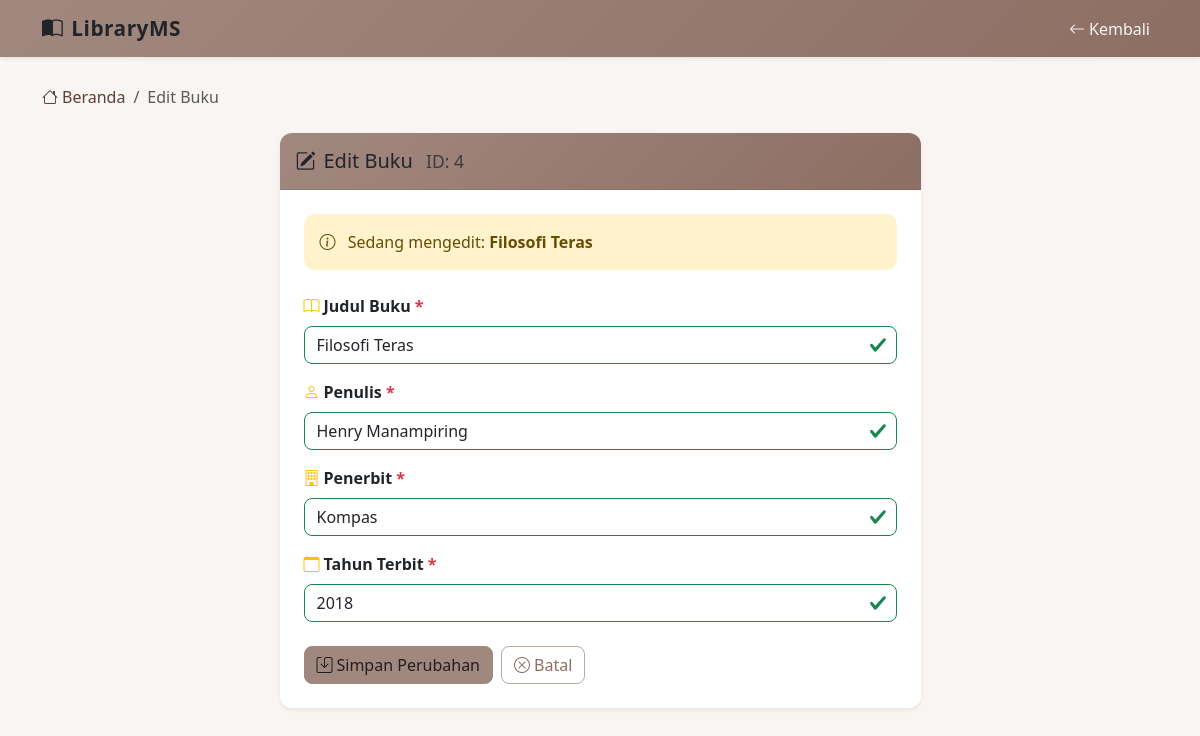
Screenshot of /index.php?action=edit&id=4 with the database file from the repository.
### tables this page shows
CREATE TABLE `books` (
  `id` int(11) NOT NULL,
  `judul` varchar(100) NOT NULL,
  `penulis` varchar(100) NOT NULL,
  `penerbit` varchar(100) NOT NULL,
  `tahun` int(11) NOT NULL,
  `created_at` timestamp NOT NULL DEFAULT current_timestamp()
);

### controllers/BookController.php (called while the page is built, shortened)
<?php
require_once __DIR__ . '/../models/book.php';
class BookController {
    private Book $bookModel;
    public function __construct() {
        $this->bookModel = new Book();
    }
    public function edit(int $id): void {
        $book = $this->bookModel->getById($id);
        $errors = [];
        $old    = $book;
        require_once __DIR__ . '/../views/edit.php';
    }
}

### config/Database.php (called while the page is built, shortened)
<?php
class Database {
    private string $host     = 'localhost';
    private string $username = 'root';
    private string $password = '';
    private string $dbname   = 'library_db';
    private string $charset  = 'utf8mb4';
    private static ?Database $instance = null;
    private mysqli $connection;
    private function __construct() {
        $this->connection = new mysqli(
            $this->host,
            $this->username,
            $this->password,
            $this->dbname
        );
        $this->connection->set_charset($this->charset);
    }
    public static function getInstance(): Database {
        if (self::$instance === null) {
            self::$instance = new Database();
        }
        return self::$instance;
    }
    public function getConnection(): mysqli {
        return $this->connection;
    }
}

### models/Book.php (called while the page is built, shortened)
<?php
require_once __DIR__ . '/../config/database.php';
class Book {
    private mysqli $db;
    private string $table = 'books';
    public function __construct() {
        $this->db = Database::getInstance()->getConnection();
    }
    public function getById(int $id): ?array {
        $sql  = "SELECT * FROM {$this->table} WHERE id = ?";
        $stmt = $this->db->prepare($sql);
        $stmt->bind_param('i', $id);
        $stmt->execute();
        $result = $stmt->get_result();
        $book   = $result->fetch_assoc();
        return $book ?: null;
    }
}

### views/edit.php (the view, shortened to what this page needs)
<!DOCTYPE html>
<html lang="id">
<head>
    <link href="https://cdn.jsdelivr.net/npm/bootstrap@5.3.3/dist/css/bootstrap.min.css" rel="stylesheet">
    <link href="https://cdn.jsdelivr.net/npm/bootstrap-icons@1.11.3/font/bootstrap-icons.css" rel="stylesheet">
    <link href="assets/css/style.css" rel="stylesheet">
</head>
<body class="bg-light">
<nav class="navbar navbar-expand-lg navbar-dark bg-warning shadow-sm">
    <div class="container">
        <a class="navbar-brand fw-bold text-dark" href="index.php">
            <i class="bi bi-book-half me-2"></i>LibraryMS
        </a>
        <div class="navbar-nav ms-auto">
            <a class="nav-link text-dark" href="index.php">
                <i class="bi bi-arrow-left me-1"></i>Kembali
            </a>
        </div>
    </div>
</nav>
<div class="container my-4">
    <nav aria-label="breadcrumb" class="mb-4">
        <ol class="breadcrumb">
            <li class="breadcrumb-item">
                <a href="index.php" class="text-decoration-none">
                    <i class="bi bi-house me-1"></i>Beranda
                </a>
            </li>
            <li class="breadcrumb-item active">Edit Buku</li>
        </ol>
    </nav>
    <div class="row justify-content-center">
        <div class="col-lg-7 col-md-9">
            <div class="card border-0 shadow-sm">
                <div class="card-header bg-warning py-3">
                    <h5 class="mb-0 text-dark">
                        <i class="bi bi-pencil-square me-2"></i>Edit Buku
                        <small class="fw-normal ms-2 opacity-75">ID: <?= $book['id'] ?></small>
                    </h5>
                </div>
                <div class="card-body p-4">
                    <div class="alert alert-warning border-0 mb-4">
                        <i class="bi bi-info-circle me-2"></i>
                        Sedang mengedit: <strong><?= htmlspecialchars($book['judul']) ?></strong>
                    </div>
                    <form method="POST"
                          action="index.php?action=edit&id=<?= $book['id'] ?>"
                          novalidate>
                        <div class="mb-3">
                            <label for="judul" class="form-label fw-semibold">
                                <i class="bi bi-book me-1 text-warning"></i>Judul Buku
                                <span class="text-danger">*</span>
                            </label>
                            <input
                                type="text"
                                class="form-control <?= isset($errors['judul']) ? 'is-invalid' : 'is-valid' ?>"
                                id="judul"
                                name="judul"
                                value="<?= htmlspecialchars($old['judul'] ?? '') ?>"
                                placeholder="Judul buku"
                                maxlength="100"
                            >
                        </div>
                        <div class="mb-3">
                            <label for="penulis" class="form-label fw-semibold">
                                <i class="bi bi-person me-1 text-warning"></i>Penulis
                                <span class="text-danger">*</span>
                            </label>
                            <input
                                type="text"
                                class="form-control <?= isset($errors['penulis']) ? 'is-invalid' : 'is-valid' ?>"
                                id="penulis"
                                name="penulis"
                                value="<?= htmlspecialchars($old['penulis'] ?? '') ?>"
                                placeholder="Nama penulis"
                                maxlength="100"
                            >
                        </div>
                        <div class="mb-3">
                            <label for="penerbit" class="form-label fw-semibold">
                                <i class="bi bi-building me-1 text-warning"></i>Penerbit
                                <span class="text-danger">*</span>
                            </label>
                            <input
                                type="text"
                                class="form-control <?= isset($errors['penerbit']) ? 'is-invalid' : 'is-valid' ?>"
                                id="penerbit"
                                name="penerbit"
                                value="<?= htmlspecialchars($old['penerbit'] ?? '') ?>"
                                placeholder="Nama penerbit"
                                maxlength="100"
                            >
                        </div>
                        <div class="mb-4">
                            <label for="tahun" class="form-label fw-semibold">
                                <i class="bi bi-calendar me-1 text-warning"></i>Tahun Terbit
                                <span class="text-danger">*</span>
                            </label>
                            <input
                                type="number"
                                class="form-control <?= isset($errors['tahun']) ? 'is-invalid' : 'is-valid' ?>"
                                id="tahun"
                                name="tahun"
                                value="<?= htmlspecialchars($old['tahun'] ?? '') ?>"
                                min="1900"
                                max="<?= date('Y') ?>"
                            >
                        </div>
                        <div class="d-flex gap-2">
                            <button type="submit" class="btn btn-warning">
                                <i class="bi bi-save me-1"></i>Simpan Perubahan
                            </button>
                            <a href="index.php" class="btn btn-outline-secondary">
                                <i class="bi bi-x-circle me-1"></i>Batal
                            </a>
                        </div>
                    </form>
                </div>
            </div>
        </div>
    </div>
</div>
</body>
</html>

### css/style.css (style rules this page uses)
:root { --primary: #5D4037; --secondary: #8D6E63; --cream: #F8F5F2; --accent: #A1887F; --shadow-1: 0 8px 25px rgba(0, 0, 0, 0.12); }
.container.my-4 { margin-top: 1.75rem !important; margin-bottom: 1.75rem !important; }
body { font-family: 'Segoe UI', system-ui, -apple-system, sans-serif; min-height: 100vh; display: flex; flex-direction: column; background: var(--cream) !important; color: #2b2b2b; }
.bg-light { background-color: var(--cream) !important; }
.navbar-brand { font-size: 1.3rem; letter-spacing: 0.5px; }
.navbar.bg-warning { background: linear-gradient(135deg, var(--accent), var(--secondary)) !important; }
.navbar .nav-link { color: rgba(255, 255, 255, 0.92) !important; }
.btn { font-weight: 500; border-radius: 0.5rem; transition: all 0.2s ease; }
.btn-outline-secondary { color: var(--secondary) !important; border-color: rgba(141, 110, 99, 0.6) !important; }
.btn-warning { background-color: var(--accent) !important; border-color: var(--accent) !important; color: #1f1f1f !important; }
.form-control { border-radius: 0.5rem; border: 1.5px solid rgba(120, 120, 120, 0.25); transition: border-color 0.2s ease, box-shadow 0.2s ease; background-color: #fff; }
.form-control.is-valid { border-color: #198754; }
.card { border-radius: 0.75rem; overflow: hidden; }
.card-header { border-bottom: 1px solid rgba(0, 0, 0, 0.08); }
.alert { border-radius: 0.65rem; border: none; }
.breadcrumb-item a { color: var(--primary) !important; }
.card-header.bg-warning { background: linear-gradient(135deg, var(--accent), var(--secondary)) !important; color: #1f1f1f !important; }

### rows the page displays
books: id "4", judul "Filosofi Teras", penulis "Henry Manampiring", penerbit "Kompas", tahun "2018"
